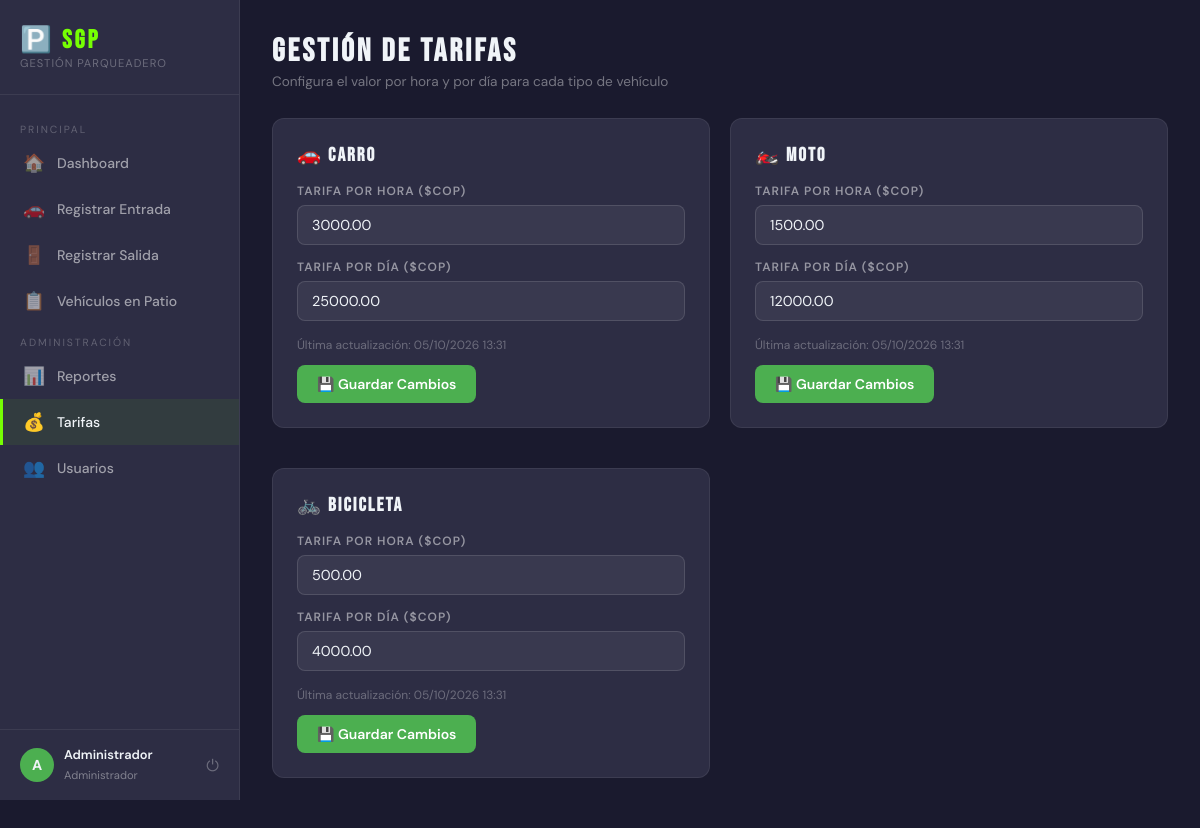
The page /tarifas.php (signed in) on the database its author committed.
### tables this page shows
CREATE TABLE tarifas (
    id_tarifa INT AUTO_INCREMENT PRIMARY KEY,
    tipo_vehiculo ENUM('carro', 'moto', 'bicicleta') NOT NULL UNIQUE,
    tarifa_hora DECIMAL(10,2) NOT NULL,
    tarifa_dia DECIMAL(10,2) NOT NULL,
    actualizado_en TIMESTAMP DEFAULT CURRENT_TIMESTAMP ON UPDATE CURRENT_TIMESTAMP
);

### tarifas.php (the view, shortened to what this page needs)
<?php
$conn = conectar();
$tarifas = $conn->query("SELECT * FROM tarifas ORDER BY id_tarifa")->fetch_all(MYSQLI_ASSOC);
$iconos = ['carro' => '🚗', 'moto' => '🏍️', 'bicicleta' => '🚲'];
?>
<!DOCTYPE html>
<html lang="es">
<head>
</head>
<body>
<?php include 'includes/sidebar.php'; ?>
<main class="main">
  <div class="page-header">
    <h1>Gestión de Tarifas</h1>
    <p>Configura el valor por hora y por día para cada tipo de vehículo</p>
  </div>
  <div style="display:grid; grid-template-columns:repeat(auto-fit,minmax(300px,1fr)); gap:20px;">
    <?php foreach ($tarifas as $t): ?>
    <div class="card">
      <h3><?= $iconos[$t['tipo_vehiculo']] ?? '' ?> <?= ucfirst($t['tipo_vehiculo']) ?></h3>
      <form method="POST">
        <div class="form-group" style="margin-bottom:14px;">
          <label>Tarifa por Hora ($COP)</label>
          <input type="number" name="tarifa_hora" value="<?= $t['tarifa_hora'] ?>" min="0" step="50" required>
        </div>
        <div class="form-group" style="margin-bottom:16px;">
          <label>Tarifa por Día ($COP)</label>
          <input type="number" name="tarifa_dia" value="<?= $t['tarifa_dia'] ?>" min="0" step="500" required>
        </div>
        <p style="font-size:.75rem; color:rgba(255,255,255,.3); margin-bottom:12px;">
          Última actualización: <?= date('d/m/Y H:i', strtotime($t['actualizado_en'])) ?>
        </p>
        <button type="submit" class="btn btn-primary">💾 Guardar Cambios</button>
      </form>
    </div>
    <?php endforeach; ?>
  </div>
</main>
</body>
</html>

### includes/sidebar.php
<aside class="sidebar">
  <div class="sidebar-logo">
    <h2>🅿️ SGP</h2>
    <p>Gestión Parqueadero</p>
  </div>
  <nav class="nav">
    <div class="nav-section">Principal</div>
    <a href="dashboard.php" <?= basename($_SERVER['PHP_SELF']) === 'dashboard.php' ? 'class="active"' : '' ?>>
      <span class="icon">🏠</span> Dashboard
    </a>
    <a href="entrada.php" <?= basename($_SERVER['PHP_SELF']) === 'entrada.php' ? 'class="active"' : '' ?>>
      <span class="icon">🚗</span> Registrar Entrada
    </a>
    <a href="salida.php" <?= basename($_SERVER['PHP_SELF']) === 'salida.php' ? 'class="active"' : '' ?>>
      <span class="icon">🚪</span> Registrar Salida
    </a>
    <a href="vehiculos.php" <?= basename($_SERVER['PHP_SELF']) === 'vehiculos.php' ? 'class="active"' : '' ?>>
      <span class="icon">📋</span> Vehículos en Patio
    </a>
    <?php if (isset($_SESSION['rol']) && $_SESSION['rol'] === 'administrador'): ?>
    <div class="nav-section">Administración</div>
    <a href="reportes.php" <?= basename($_SERVER['PHP_SELF']) === 'reportes.php' ? 'class="active"' : '' ?>>
      <span class="icon">📊</span> Reportes
    </a>
    <a href="tarifas.php" <?= basename($_SERVER['PHP_SELF']) === 'tarifas.php' ? 'class="active"' : '' ?>>
      <span class="icon">💰</span> Tarifas
    </a>
    <a href="usuarios.php" <?= basename($_SERVER['PHP_SELF']) === 'usuarios.php' ? 'class="active"' : '' ?>>
      <span class="icon">👥</span> Usuarios
    </a>
    <?php endif; ?>
  </nav>
  <div class="sidebar-user">
    <div class="avatar"><?= strtoupper(substr($_SESSION['nombre'] ?? 'U', 0, 1)) ?></div>
    <div class="user-info">
      <p><?= htmlspecialchars($_SESSION['nombre'] ?? '') ?></p>
      <span><?= $_SESSION['rol'] ?? '' ?></span>
    </div>
    <a href="logout.php" class="btn-logout" title="Cerrar sesión">⏻</a>
  </div>
</aside>

### includes/head_styles.php (style rules this page uses)
:root { --verde: #4CAF50; --verde-oscuro: #2E7D32; --azul: #1565C0; --gris-oscuro: #1a1a2e; --gris-medio: #2d2d44; --gris-claro: #3a3a55; --blanco: #f0f4f8; --acento: #76FF03; --sidebar-w: 240px; }
* { margin:0; padding:0; box-sizing:border-box; }
body { font-family: 'DM Sans', sans-serif; background: var(--gris-oscuro); color: var(--blanco); display: flex; min-height: 100vh; }
.sidebar { width: var(--sidebar-w); background: var(--gris-medio); border-right: 1px solid rgba(255,255,255,.07); display: flex; flex-direction: column; position: fixed; height: 100vh; z-index: 100; overflow-y: auto; }
.sidebar-logo { padding: 24px 20px; border-bottom: 1px solid rgba(255,255,255,.07); }
.sidebar-logo h2 { font-family: 'Bebas Neue', sans-serif; font-size: 1.6rem; color: var(--acento); letter-spacing: 3px; }
.sidebar-logo p { font-size: .7rem; color: rgba(255,255,255,.3); letter-spacing: 1px; text-transform: uppercase; }
.nav { flex: 1; padding: 16px 0; }
.nav a { display: flex; align-items: center; gap: 12px; padding: 12px 20px; color: rgba(255,255,255,.55); text-decoration: none; font-size: .875rem; font-weight: 500; transition: all .15s; border-left: 3px solid transparent; }
.nav a:hover, .nav a.active { color: var(--blanco); background: rgba(118,255,3,.07); border-left-color: var(--acento); }
.nav a .icon { font-size: 1.1rem; }
.nav-section { padding: 12px 20px 4px; font-size: .65rem; color: rgba(255,255,255,.25); text-transform: uppercase; letter-spacing: 2px; }
.sidebar-user { padding: 16px 20px; border-top: 1px solid rgba(255,255,255,.07); display: flex; align-items: center; gap: 10px; }
.avatar { width: 34px; height: 34px; background: var(--verde); border-radius: 50%; display: flex; align-items: center; justify-content: center; font-weight: 700; font-size: .9rem; flex-shrink: 0; }
.user-info p { font-size: .8rem; font-weight: 600; }
.user-info span { font-size: .7rem; color: rgba(255,255,255,.4); text-transform: capitalize; }
.btn-logout { margin-left: auto; background: none; border: none; color: rgba(255,255,255,.3); cursor: pointer; font-size: 1rem; transition: color .15s; text-decoration: none; }
.main { margin-left: var(--sidebar-w); flex: 1; padding: 32px; }
.page-header { margin-bottom: 28px; }
.page-header h1 { font-family: 'Bebas Neue', sans-serif; font-size: 2rem; letter-spacing: 3px; color: var(--blanco); }
.page-header p { color: rgba(255,255,255,.4); font-size: .85rem; margin-top: 2px; }
.card { background: var(--gris-medio); border-radius: 12px; padding: 24px; border: 1px solid rgba(255,255,255,.07); margin-bottom: 20px; }
.card h3 { font-family: 'Bebas Neue', sans-serif; letter-spacing: 2px; font-size: 1.2rem; margin-bottom: 16px; }
.btn { display: inline-flex; align-items: center; gap: 6px; padding: 10px 20px; border-radius: 8px; border: none; font-family: 'DM Sans', sans-serif; font-size: .875rem; font-weight: 600; cursor: pointer; text-decoration: none; transition: all .2s; }
.btn-primary { background: var(--verde); color: #fff; }
.form-group { display: flex; flex-direction: column; gap: 6px; }
.form-group label { font-size: .75rem; font-weight: 600; color: rgba(255,255,255,.5); text-transform: uppercase; letter-spacing: 1px; }
.form-group input, .form-group select, .form-group textarea { background: rgba(255,255,255,.06); border: 1px solid rgba(255,255,255,.12); border-radius: 8px; padding: 10px 14px; color: var(--blanco); font-family: 'DM Sans', sans-serif; font-size: .9rem; transition: border-color .2s; }

### rows shown on the page
tarifas: tipo_vehiculo "🚗", tipo_vehiculo "Carro", tarifa_hora "3000.00", tarifa_dia "25000.00", actualizado_en "05/10/2026 13:31"
tarifas: tipo_vehiculo "🏍️", tipo_vehiculo "Moto", tarifa_hora "1500.00", tarifa_dia "12000.00", actualizado_en "05/10/2026 13:31"
tarifas: tipo_vehiculo "🚲", tipo_vehiculo "Bicicleta", tarifa_hora "500.00", tarifa_dia "4000.00", actualizado_en "05/10/2026 13:31"

### other values the page prints
substr($_SESSION['nombre'] ?? 'U', 0, 1) "A"
$_SESSION['nombre'] "Administrador"
$_SESSION['rol'] "Administrador"
